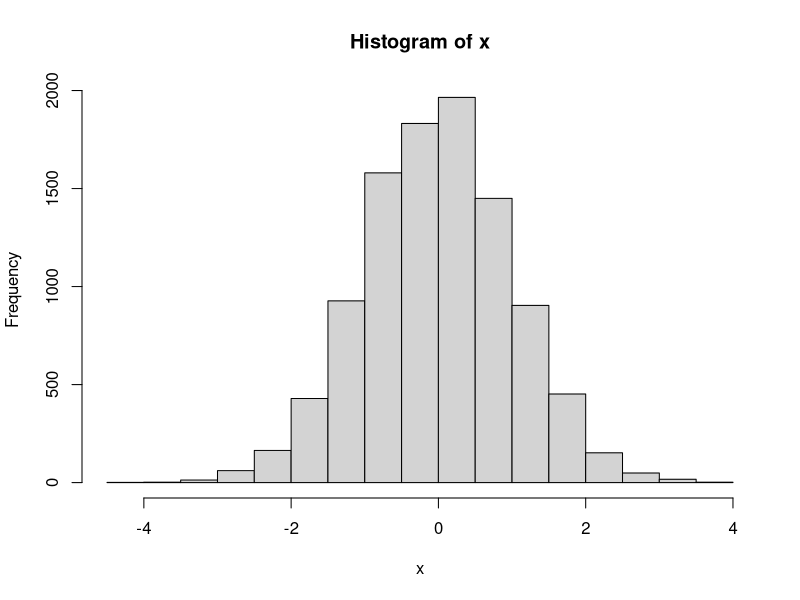
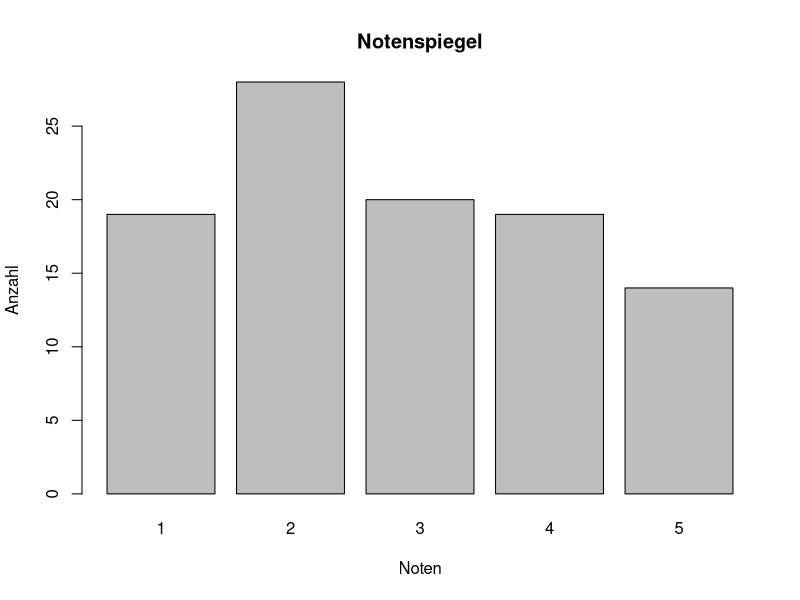

The R source for these figures, in order:
# J. Willms, November 2019
# Programmierung für statistische Datenanalyse
# Quelltexte: Hinweise und Lösungen zu den Übungen zu Kapitel 5

# ---------------------------------  TEIL 1 ----------------------
########## Aufgabe 1 ######
x <- rnorm(1e4)
h <- hist(x)

str(h)
class(h)    # Objekt der Klasse histogramm

is.list(h)
is.vector(h)

# 6 Listenelemente: breaks counts  density   mids   xname    equidist 
str(unlist(h))
class(unlist(h))
#?hist


########## Aufgabe 2   ######
### VORSICHT: is.vector(as.vector(x)) ist nicht immer wahr
### (leider nicht konsistent, somit verwirrend)
is.vector(as.vector(h))
str(as.vector(h))
 
# Anderes Beispiel 
x <- list(1:4, T)
str(x)
str(as.vector(x))
is.vector(as.vector(x))   # TRUE

class(x) <- "meschede"
str(x)
str(as.vector(x))    # Klassenattribut beibehalten 
is.vector(as.vector(x)) # FALSE; da Klasse "meschede" kein Vektor

?is.vector
?is.list


########## Aufgabe 3  ######
# Mit welcher Anweisung können Sie in der Liste l1 den Buchstaben C 
# durch den Buchstaben U ersetzen?
v <- 1:4
w <- LETTERS[1:8]
l1 <- list(v,T, w[-1])
str(l1)
l1

l1[[3]][2] <- "X"
str(l1)


########## Aufgabe 4   ######

l1 <- list ("1"=4, "3"=8, "5"=12, "7"=16 )
# a)	die Summe der Listenelemente (also 4+8+12+16) bestimmen?
#which R statement will give the sum of all elements in a?
# sum(l1)          # Fehler
# sum(list(l1))    # Fehler
sum(unlist(l1))

# b)	die Summe der Namen der Listenelemente (also 1+3+5+7) bestimmen?
sum(as.numeric(names(l1)))

########## Aufgabe 5  ######
l1  <- list(1:4, 1:100)
length(l1[2]) # falls definiert (also length(l1) >1, dann 1 

## Hinweis:
length(l1[[2]])


########## Aufgabe 6 ######
l1 <- list(10:1, "Data Science",  c("Data Science", "FH SWF"), c(T,T,F))
length(l1)
length(l1[2])   # Falsch, Ergebnis aber richtig!
length(l1[[2]])
length(l1[[3]])
sapply(l1,length)


########## Aufgabe 7  ######
l1 <- list(10:1, "Data Science",  c("Data Science", "FH SWF"), c(T,T,F))
str(l1)
names(l1) <- LETTERS[1:length(l1)]
str(l1)


#          Faktor       ====  
########## Aufgabe 8  ######
set.seed(42)
data <- sample(LETTERS[1:5], 100, replace=TRUE)
f1 <- factor(data, levels= c( "A", "B","C"), ordered = TRUE)
f1

# a) Ersetzen Sie in f1 den Wert B durch X
levels(f1)
str(levels(f1))
levels(f1)[2] <- "X"
f1

# b)  Ersetzen Sie in f1 die Werte A und C durch Y.
levels(f1)
levels(f1)[1] <- "Y"
levels(f1)[3] <- "Y"
f1

# c) c)	Löschen Sie in f1 alle NA-Werte
#f1Old <- f1 
f1 <- f1[!is.na(f1)]
f1
 
##########  Aufgabe 9 ######
# Machen Sie sich mit den Funktionen rev() und unique() vertraut
?rev
?unique

rev(1:10)
x <- c(1:10, 20:3, 4:12)
unique(x)

# a)
# Stets wahr
identical(rev(1:100),100:1)

# b)
# Nicht immer wahr
d <- sample(1:10, 50, replace = TRUE)
identical(sort(unique(d)), 1:10)

teste <- function(sampleLength = 30, nIter = 1000) {
  count <- 0
  for(i in 1:nIter) {
    data <- sample(1:10, sampleLength, replace = TRUE)
    d1 <- sort(unique(data))
    if (length(d1)  < 10) {
      count <- count + 1
    }
  }
  return(count/nIter)
}

# Für sLength=10 ergibt sich folgende Wahrscheinlichkeit
(p <- 1-factorial(9)/10^9)  # == 1 - factorial(10)/10^10  # 0.9996371
# Für sLength >> 20 ist folgende obere Grenze (upper bound) ein gute Abschätzung
# pUBound <- 9*(9/10)^(sLength-1)   # == 10*(9/10)^sLength
set.seed(1)
sLength <- 1e5
for (sLength in seq(10,100,by=10)){
  res <- teste(sLength, 10000) 
  pUBound <-   10*(9/10)^(sLength-1)
  print(sprintf("sampleLength: %d, res = %f, Obere Grenze: %f", sLength, res, pUBound))
  print("---------------")
}

# Für sLength <- 1e5
# [1] "sampleLength: 10, res = 0.999600, Obere Grenze: 3.874205"
# [1] "sampleLength: 20, res = 0.775800, Obere Grenze: 1.350852"
# [1] "sampleLength: 30, res = 0.375500, Obere Grenze: 0.471013"
# [1] "sampleLength: 40, res = 0.140200, Obere Grenze: 0.164232"
# [1] "sampleLength: 50, res = 0.053600, Obere Grenze: 0.057264"
# [1] "sampleLength: 60, res = 0.020700, Obere Grenze: 0.019967"
# [1] "sampleLength: 70, res = 0.005300, Obere Grenze: 0.006962"
# [1] "sampleLength: 80, res = 0.002600, Obere Grenze: 0.002427"
# [1] "sampleLength: 90, res = 0.001300, Obere Grenze: 0.000846"
# [1] "sampleLength: 100, res = 0.000200, Obere Grenze: 0.000295"


# c)
set.seed(42)
data <- sample(LETTERS[1:5], 100, replace=TRUE)
f1 <- factor(data, levels= c( "A", "B", "C"), ordered = TRUE)
f1
rev(f1) 
unique(f1)
 

##########  Aufgabe 10 ######
bezeichnung <- paste("M", 1:6, sep="")
nr <- 1:6
str(bezeichnung)
df <- data.frame(nr, bezeichnung)
df
names(df)

# Gilt das auch für Listen? Antwort: NEIN
l1 <- list(nr, bezeichnung)
l1
names(l1)

# ---------------------------------  TEIL 2 ----------------------
set.seed(1)
anzahl <-  100
Punkte <-  rnorm(anzahl, mean = 65, sd = 20)
Punkte <- as.integer(Punkte)
MatNr <- sample(1E6:1E7-1, anzahl)
names(MatNr) <- sample(c("ET","MB"), anzahl, replace=TRUE)
Bestanden <- F
student <- data.frame(MatNr, Punkte, Bestanden)
student$Stdgang <- names(MatNr)
rm(Punkte, MatNr,Bestanden,anzahl)

head(student)
str(student)


##########  Aufgabe 11 ######
# a) Aus wie viele Variablen und aus wie viele Observationen besteht student?
str(student)   # 100 obs. of  4 variables
length(student[])

# b)	Was wird ausgegeben durch:  
head(student, n=10)
head(student, n=-95)  # head(student, n=5), da length(student[1]) = 100
head(student, n=-93)
tail(student)

# c)	Was wird ausgegeben durch:  
student[1]
student[2]
str(student[1])    # data frame
#vergleiche: 
student[,1]
str(student[,1])

# d)	Geben Sie die erste Zeile von Student aus.
student[1,]
# student[2,]   # 2. Zeile
 
 
# e)	Um die Klausur zu bestehen, reichen 50 Punkte. Ändern Sie student entsprechend!
student$Bestanden <- student$Punkte >= 50
head(student)


##########  Aufgabe 12 ######
## sortieren
# a)	Was geben die Funktionen zurück:
order(student$Punkte)
order(student$MatNr)
order(student$Stdgang) 

# b)	Was wird zurückgegeben:
student[order(student$Punkte), ]
student[order(student$MatNr), ]
student[order(student$Stdgang), ]  

# c)
# Geordnet nach Punkten nur Fachbereich MB
s <- student[order(student$Punkte),]
s <- s[s$Stdgang=="MB",]
head(s, 10)


##########  Aufgabe 13 ######
# Notenschema  
# Note 4: 50–58    Note 3: 59-69    Note 2: 70-80    Note 1: >=81
head(student) 
 
# a)
# Größte Punktzahl ist nicht bekannt, daher wird Inf benutzt
# alternativ: maxP verwenden # maxP <- max(100, max(student$Punkte)) 
notenFaktor <- cut(student$Punkte,  breaks=c(0, 49, 58, 69, 80, Inf))
str(notenFaktor)
levels(notenFaktor)<-5:1
str(notenFaktor)

student$Note <- notenFaktor
student
head(student, n=10)

# b)	Geben Sie nach Punkten sortiert, alle Studierenden aus, 
# die mindestens 48 und höchsten 52 Punkte erhalten haben 

student$Punkte >= 48 & student$Punkte <= 52

s <- student[student$Punkte >= 48 & student$Punkte <= 52, ]
s <- s[order(s$Punkte),]
s

# c)	Geben Sie nach Punkten sortiert, alle Studierenden aus, 
# die mindestens 79 und höchsten 82 Punkte erhalten haben:
s <- student[student$Punkte >= 79 & student$Punkte <= 82, ]
s <- s[order(s$Punkte),]
s

# d)	Für den Notenspiegel erstellen Sie ein entsprechendes Balkendiagramm
# die Ordung umdrehen, damit die Noten in der Reihenfolge 1,2,3,4,5 ausgegeben werden
head(student)
str(notenFaktor)
notenFaktor1 <- factor(notenFaktor,levels <- 1:5 )
str(notenFaktor1)
student$Note <- notenFaktor1
head(student)

barplot(table(student$Note), main = "Notenspiegel", xlab="Noten", ylab="Anzahl")

# e)	Ist summary(student) hilfreich?
summary(student)
# Antwort: ja (mit Einschränkungen)

 
